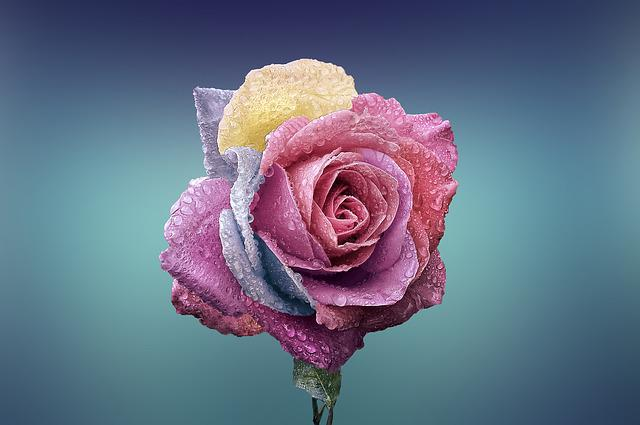
#> input picture CV/Practical 3/_rose.jpg, 640 x 425 px, found by its file name
$ python High_Pass.py   (older library calls are emulated)
#> lines starting #> are read from the running program, lines starting #| are printed output that depends on the picture
import cv2
import numpy as np
import matplotlib.pyplot as plt
input_image_path = 'E:\AJ Code\Paython\CV\Practical 3\_rose.jpg'
try:
    original_image = cv2.imread(input_image_path)
#> original_image is the input picture: shape (425, 640, 3); mean B, G, R 132.9, 112.1, 101.1
    if original_image is None:
        raise Exception("Failed to load the image.")
except FileNotFoundError:
    print(f"Error: The file '{input_image_path}' was not found.")
    exit(1)
gray_image = cv2.cvtColor(original_image, cv2.COLOR_BGR2GRAY)
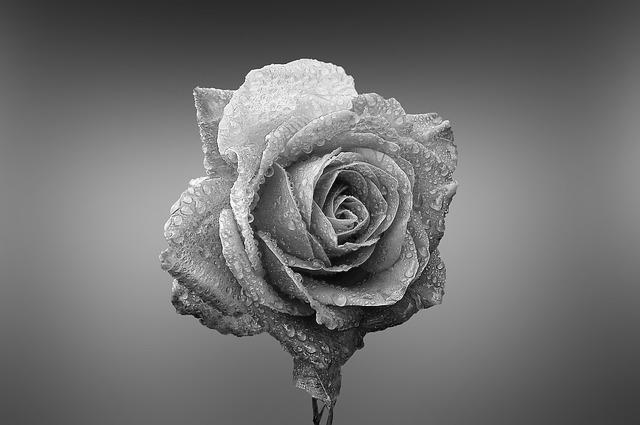
#> gray_image: shape (425, 640); min 1, max 254, mean 111.2
sobel_x = cv2.Sobel(gray_image, cv2.CV_64F, 1, 0, ksize=5)
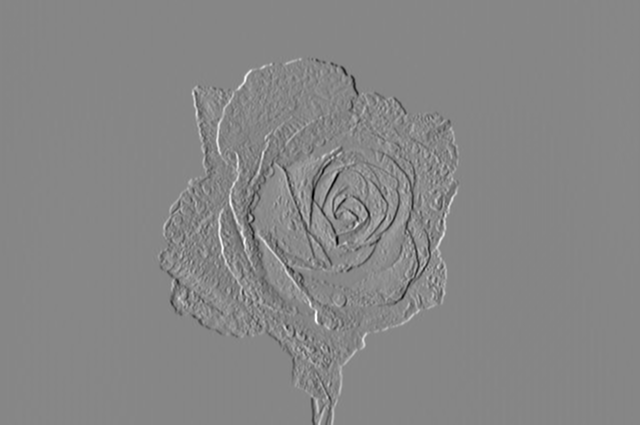
#> sobel_x: shape (425, 640) float64; min -8304, max 7425, mean -0.4; drawn with min black and max white
sobel_y = cv2.Sobel(gray_image, cv2.CV_64F, 0, 1, ksize=5)
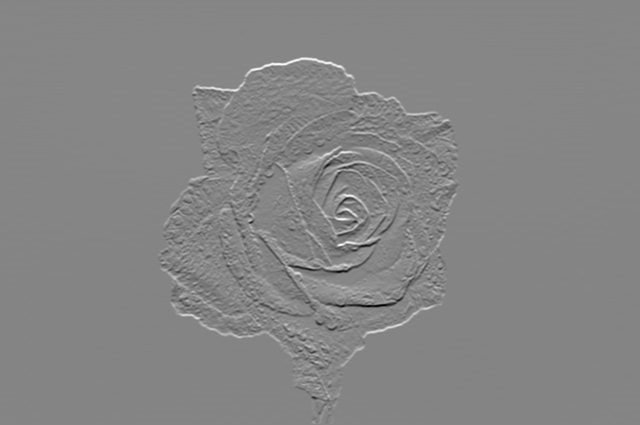
#> sobel_y: shape (425, 640) float64; min -9302, max 8509, mean 11.4; drawn with min black and max white
filtered_image = cv2.addWeighted(sobel_x, 0.5, sobel_y, 0.5, 0)
filtered_image = cv2.convertScaleAbs(filtered_image)
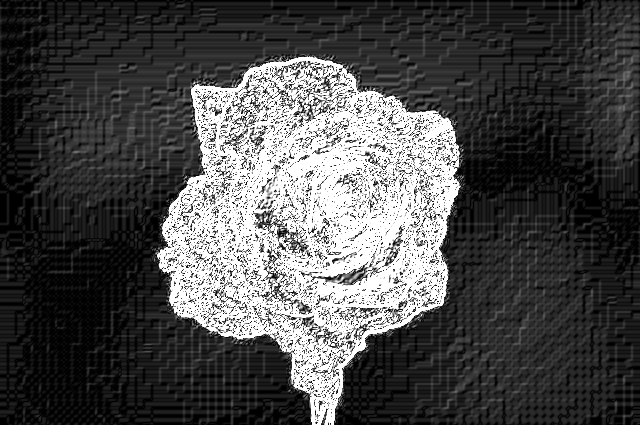
#> filtered_image: shape (425, 640); min 0, max 255, mean 76.7
hist_original = cv2.calcHist([gray_image], [0], None, [256], [0, 256])
#> hist_original = 256 values, max 3322 at index 125, min 0 at index 0, mean 1062.5
hist_filtered = cv2.calcHist([filtered_image], [0], None, [256], [0, 256])
#> hist_filtered = 256 values, max 46042 at index 255, min 68 at index 251, mean 1062.5
plt.figure(figsize=(12, 4))
plt.subplot(121)
plt.title("Histogram before Filtering")
plt.xlabel("Pixel Value")
plt.ylabel("Frequency")
plt.xlim([0, 256])
plt.plot(hist_original)
plt.subplot(122)
plt.title("Histogram after Filtering")
plt.xlabel("Pixel Value")
plt.ylabel("Frequency")
plt.xlim([0, 256])
plt.plot(hist_filtered)
plt.tight_layout()
plt.show()
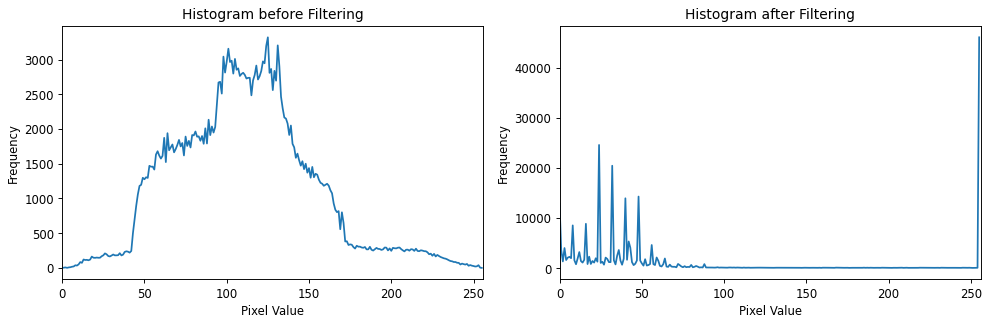
#> figure drawn by matplotlib, 2 panels; panel 1: curve peaks at x = 125, y = 3322; panel 2: curve peaks at x = 255, y = 46042
cv2.imshow('Original Image', gray_image)
cv2.imshow('Filtered Image', filtered_image)
cv2.waitKey(0)
cv2.destroyAllWindows()
